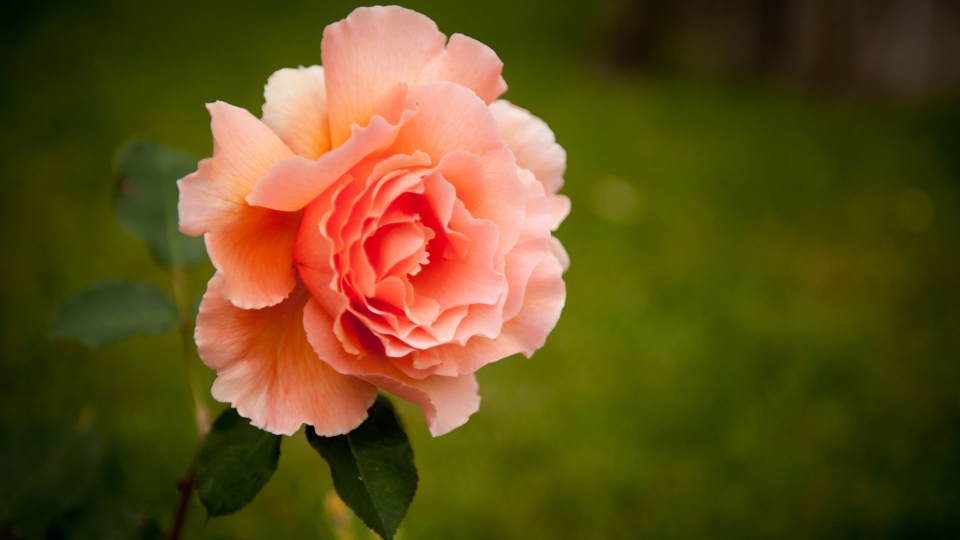
%> input picture edge-detection/P091Geodesic_Active_Contour/P091Geodesic_Active_Contour/test.jpg, 1920 x 1080 px (shown at 1/2 size)
$ octave Geodesic_Active_Contour.m   (GNU Octave 9; MATLAB toolbox functions it lacks are replaced by stand-ins)
%> lines starting %> are read from the running program, lines starting %| are printed output that depends on the picture
### edge-detection/P091Geodesic_Active_Contour/P091Geodesic_Active_Contour/gauss.m
function Ig=gauss(I,window,sigma)

%%函数 guass() 实现 guassian 平滑滤波
%%参数说明
%%I         --- 待平滑函数
%%window    --- gaussian 核大小(奇数)
%%simga     --- gaussian 方差
%%Ig        --- 返回 guassian 平滑后的图像

[ny,nx]=size(I);

half_window=(window-1)/2;%方便取中心

if ny<half_window
    x=(-half_window:half_window);
    filter=exp(-x.^2/(2*sigma));%一维 guassian 函数
    filter=filter/sum(filter);%归一化
    %%图像扩展
    xL=mean(I(:,[1:half_window]));
    xR=mean(I(:,[nx-half_window+1,nx]));
    I=[xL*ones(ny,half_window) I xR*ones(ny,half_window)];
        %扩展成 nx + window -1 列
    Ig=conv(I,filter);
        %形成 (nx + window -1) + (window) -1 = nx + 2 (window-1) 列
    Ig=Ig(:,window+half_window+1:nx+window+half_window);
        %第一个卷积要全部用原图像的数据, 从而
        %卷积中第 l 项用的图像数据最小值 = l-windows
        % >=(windows-1)/2+1 = 原图像在扩展图像中的位置
else
    %%二维卷积
    x=ones(window,1)*(-half_window:half_window);%横坐标
    y=x';%纵坐标

    filter=exp(-(x.^2+y.^2/(2*sigma)));%二维 guassian 函数
    filter=filter/(sum(sum(filter)));%归一化

    %%图像扩展
    if (half_window>1)
        xLeft=mean(I(:,[1:half_window])')';
        %matlab 是对列取平均的，返回行向量
        xRight=mean(I(:,[nx-half_window+1:nx])')';
    else
        xLeft=I(:,1);
        xRight=I(:,nx);
    end

    I=[xLeft*ones(1,half_window),I,xRight*ones(1,half_window)];

    if (half_window>1)
        xUp=mean(I([1:half_window],:));
        xDown=mean(I([ny-half_window+1,ny],:));
    else
        xUp=I(1,:);
        xDown=I(ny,:);
    end

    I=[ones(half_window,1)*xUp;I;ones(half_window,1)*xDown];

    Ig=conv2(I,filter,'valid');

end

### edge-detection/P091Geodesic_Active_Contour/P091Geodesic_Active_Contour/createimage.m
function I_out=createimage(I_in,U)

%%函数 createimage() 实现当前水平集在原图像上的显示
%%参数说明
%%I_in   --- 原始图像
%%U      --- 当前零水平集函数
%%I_out  --- 返回当前零水平集 (红色曲线) 叠加在原图像上的图像

[ny,nx]=size(I_in);
curvindex=zeros(5*ny*nx,2); % 存储 U 的零水平集曲线的坐标
curvImg=zeros([ny,nx]);  % 存储 U 在网格点上的颜色标记，红色为 (255，0，0)
num=0; % U 的零水平集曲线的点的个数初始化
for i=2:ny-1
    for j=2:nx-1
        if (U(i,j)<0) & (U(i+1,j)>0 | U(i-1,j)>0 | U(i,j+1)>0 | U(i,j-1)>0)
            % 从这可以看出 存储 U 的零水平集曲线的坐标个数
            % 最多为 5*ny*nx
            num=num+1;
            curvindex(num,1)=i;
            curvindex(num,2)=j;
            curvImg(i,j)=255;
        end
    end
end

%% 在原图上显示当前水平集
tmp=I_in;
tmp(curvImg>0)=255;
I_tmp(:,:,1)=tmp;
tmp(curvImg>0)=0;
I_tmp(:,:,2)=tmp;
I_tmp(:,:,3)=tmp;
I_out=uint8(I_tmp);

%% 对 U 进行重新初始化为距离函数
U_new=zeros([ny,nx]);
dist=zeros([1,num]);
for i=1:ny
    for j=1:nx
        for k=1:num
            dist(k)=sqrt((i-curvindex(k,1)).^2+(j-curvindex(k,2)).^2);
        end
        U_new(i,j)=min(dist); %% 重新初始化 U 为距离函数
        if U(i,j)<0
            U_new(i,j)=-U_new(i,j); %% 仍然是有向的距离函数
        end
    end
end
U=U_new;

### edge-detection/P091Geodesic_Active_Contour/P091Geodesic_Active_Contour/Geodesic_Active_Contour.m
clear all;
close all;
clc;

N=2000; % 迭代次数设置
D=50; % 每 D 次输出图像，并重新对 U 初始化
dt=0.01; % 时间步长
c=3; % 曲率运动项
K=5; % 反差常数


%% 读入图像
%I=imread('BanShou.bmp');
I=imread('test.jpg');
%> I is the input picture: size 1080x1920x3 uint8; mean R, G, B 98, 78.9, 27.9
I=double(rgb2gray(I));
%> I: size 1080x1920 double
I=imresize(I,0.2); % 为了减少程序运行时间，将图像变小为原来大小的 1/2
%> I: size 216x384 double
figure(1);imshow(uint8(I));title('原始图像');
[ny,nx]=size(I);
%> ny = 216; nx = 384

%% 设置初始曲线为圆形，圆心为 ci,cj, 半径为 r
ci=ny/2;
%> ci = 108
cj=nx/2;
%> cj = 192
%r=ci-1;
r=cj-1;
%> r = 191

%% 初始化距离函数
U=zeros([ny,nx]);
for i=1:ny
    for j=1:nx
        U(i,j)=sqrt((i-ci).^2+(j-cj).^2)-r;
    end
end
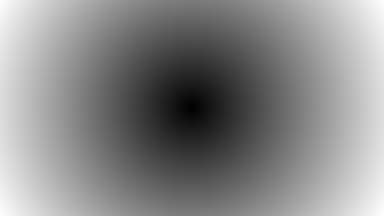
%> U: size 216x384 double; min -191, max 29.29, mean -73.5; drawn with min black and max white

%% 将初始圆形曲线叠加在原始图像上
figure(2);imshow(uint8(I));
hold on;
[d,h]=contour(U,[0 0],'r');
%> h = -79.35
hold off;

%% 预平滑处理
J=gauss(I,3,2);
%> in gauss, `xLeft=I(:,1);`: xLeft = 216 values, max 39.26 at index 105, min 6.45 at index 216, mean 26.41
%> in gauss, `xRight=I(:,nx);`: xRight = 216 values, max 41.12 at index 21, min 9.01 at index 216, mean 28.61
%> in gauss, `xUp=I(1,:);`: xUp = 386 values, max 61.05 at index 166, min 6.97 at index 5, mean 36.66
%> in gauss, `xDown=I(ny,:);`: xDown = 386 values, max 114.2 at index 153, min 1.95 at index 23, mean 42.23
%% 图像梯度
Jx=(J(:,[2:end,end])-J(:,[1,1:end-1]))/2;
Jy=(J([2:end,end],:)-J([1,1:end-1],:))/2;
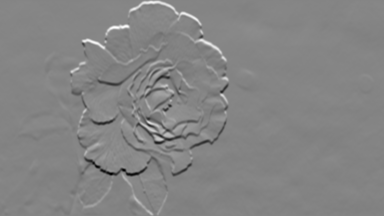
%> Jy: size 216x384 double; min -58.44, max 54.01, mean 0; drawn with min black and max white
gradient=sqrt(Jx.^2+Jy.^2);
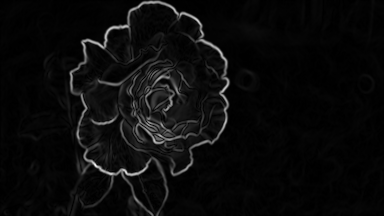
%> gradient: size 216x384 double; min 0.00107, max 73.57, mean 3.2; drawn with min black and max white

for n=1:N
    %% 边缘函数
    g=1./(1+(gradient/K).^2);

    %% 向前向后差分
    Ux_back=U-U(:,[1,1:end-1]);
    Ux_forward=U(:,[2:end,end])-U;
    Uy_back=U-U([1,1:end-1],:);
    Uy_forward=U([2:end,end],:)-U;

    %% 计算曲率运动项
    curv=c*g.*sqrt(min(Ux_back,0).^2+max(Ux_forward,0).^2+...
                    min(Uy_back,0).^2+max(Uy_forward,0).^2);

    %% 计算散度项
    divg=...
        (g+g(:,[2:end,end]))/2.*...
        Ux_forward./sqrt(Ux_forward.^2+...
            ((U([2:end,end],[2:end,end])+U([2:end,end],:))-...
            (U([1,1:end-1],[2:end,end])+U([1,1:end-1],:))).^2/16+eps)-...
        (g+g(:,[1,1:end-1]))/2.*...
        Ux_back./sqrt(Ux_back.^2+...
            ((U([2:end,end],:)+U([2:end,end],[1,1:end-1]))-...
            (U([1,1:end-1],:)+U([1,1:end-1],[1,1:end-1]))).^2/16+eps)+...
        ((g+g([2:end,end],:))/2).*...
         Uy_forward./sqrt(Uy_forward.^2+...
         ((U([2:end,end],[2:end,end])+U(:,[2:end,end]))-...
         (U([2:end,end],[1,1:end-1])+U(:,[1,1:end-1]))).^2/16+eps)-...
        ((g+g([1,1:end-1],:))/2).*...
         Uy_back./sqrt(Uy_back.^2+...
         ((U(:,[2:end,end])+U([1,1:end-1],[2:end,end]))-...
        (U(:,[1,1:end-1])+U([1,1:end-1],[1,1:end-1]))).^2/16+eps);

    %% 迎风格式
    upwind=max(divg,0).*sqrt(...
                    min(Ux_back,0).^2+max(Ux_forward,0).^2+...
                    min(Uy_back,0).^2+max(Uy_forward,0).^2)+...
           min(divg,0).*sqrt(...
                    max(Ux_back,0).^2+min(Ux_forward,0).^2+...
                    max(Uy_back,0).^2+min(Uy_forward,0).^2);

     %% 更新距离函数
     U=U+dt*(curv+upwind);

     %% 显示当前曲线和原图像
     if mod(n,D)==0
        %% 为减少累计误差，对 U 进行重新初始化
%> (the run ends here)
